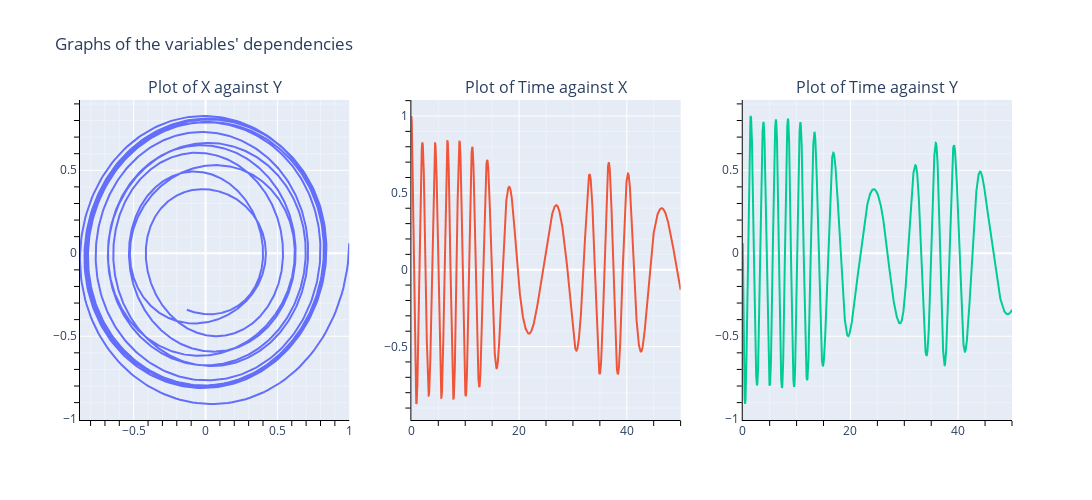

Notebook source saved alongside this figure:
### Code cell
fig = make_subplots(
    rows=1, cols=3,    
    subplot_titles=("Plot of X against Y", "Plot of Time against X", "Plot of Time against Y")
    )

fig.add_trace(
    go.Scatter(x=x, y=y, mode="lines", name=""),  
    row=1, col=1,
)
fig.add_trace(
    go.Scatter(x=t, y=x, mode="lines", name=""),   
    row=1, col=2,
)
fig.add_trace(
    go.Scatter(x=t, y=y, mode="lines", name=""),   
    row=1, col=3,
)
fig.update_xaxes(
    showline=True,
    linewidth=1,
    linecolor="black",
    minor=dict(ticklen=5, tickcolor="black", showgrid=True),
)
fig.update_yaxes(
    showline=True,
    linewidth=1,
    linecolor="black",
    minor=dict(ticklen=5, tickcolor="black", showgrid=True),
)
fig.update_layout(height=500, width=1500, title_text="Graphs of the variables' dependencies", showlegend=False)
fig.show()

fig.write_image(media_dir + file_name + "_all" + ".pdf")

### Figure 1 — Plotly figure (JSON) as saved in the notebook; plotly's stock layout.template omitted (floating-point values rounded to 4 significant figures; data arrays with more than 128 entries replaced by an {"elided": "..."} marker saying what was removed)
{"data": [{"mode": "lines", "name": "", "type": "scatter", "x": {"elided": "5001 float values"}, "xaxis": "x", "y": {"elided": "5001 float values"}, "yaxis": "y"}, {"mode": "lines", "name": "", "type": "scatter", "x": {"elided": "5001 float values"}, "xaxis": "x2", "y": {"elided": "5001 float values"}, "yaxis": "y2"}, {"mode": "lines", "name": "", "type": "scatter", "x": {"elided": "5001 float values"}, "xaxis": "x3", "y": {"elided": "5001 float values"}, "yaxis": "y3"}], "layout": {"annotations": [{"font": {"size": 16}, "showarrow": false, "text": "Plot of X against Y", "x": 0.1444, "xanchor": "center", "xref": "paper", "y": 1, "yanchor": "bottom", "yref": "paper"}, {"font": {"size": 16}, "showarrow": false, "text": "Plot of Time against X", "x": 0.5, "xanchor": "center", "xref": "paper", "y": 1, "yanchor": "bottom", "yref": "paper"}, {"font": {"size": 16}, "showarrow": false, "text": "Plot of Time against Y", "x": 0.8556, "xanchor": "center", "xref": "paper", "y": 1, "yanchor": "bottom", "yref": "paper"}], "height": 500, "showlegend": false, "title": {"text": "Graphs of the variables' dependencies"}, "width": 1500, "xaxis": {"anchor": "y", "domain": [0, 0.2889], "linecolor": "black", "linewidth": 1, "minor": {"showgrid": true, "tickcolor": "black", "ticklen": 5}, "showline": true}, "xaxis2": {"anchor": "y2", "domain": [0.3556, 0.6444], "linecolor": "black", "linewidth": 1, "minor": {"showgrid": true, "tickcolor": "black", "ticklen": 5}, "showline": true}, "xaxis3": {"anchor": "y3", "domain": [0.7111, 1], "linecolor": "black", "linewidth": 1, "minor": {"showgrid": true, "tickcolor": "black", "ticklen": 5}, "showline": true}, "yaxis": {"anchor": "x", "domain": [0, 1], "linecolor": "black", "linewidth": 1, "minor": {"showgrid": true, "tickcolor": "black", "ticklen": 5}, "showline": true}, "yaxis2": {"anchor": "x2", "domain": [0, 1], "linecolor": "black", "linewidth": 1, "minor": {"showgrid": true, "tickcolor": "black", "ticklen": 5}, "showline": true}, "yaxis3": {"anchor": "x3", "domain": [0, 1], "linecolor": "black", "linewidth": 1, "minor": {"showgrid": true, "tickcolor": "black", "ticklen": 5}, "showline": true}}}
